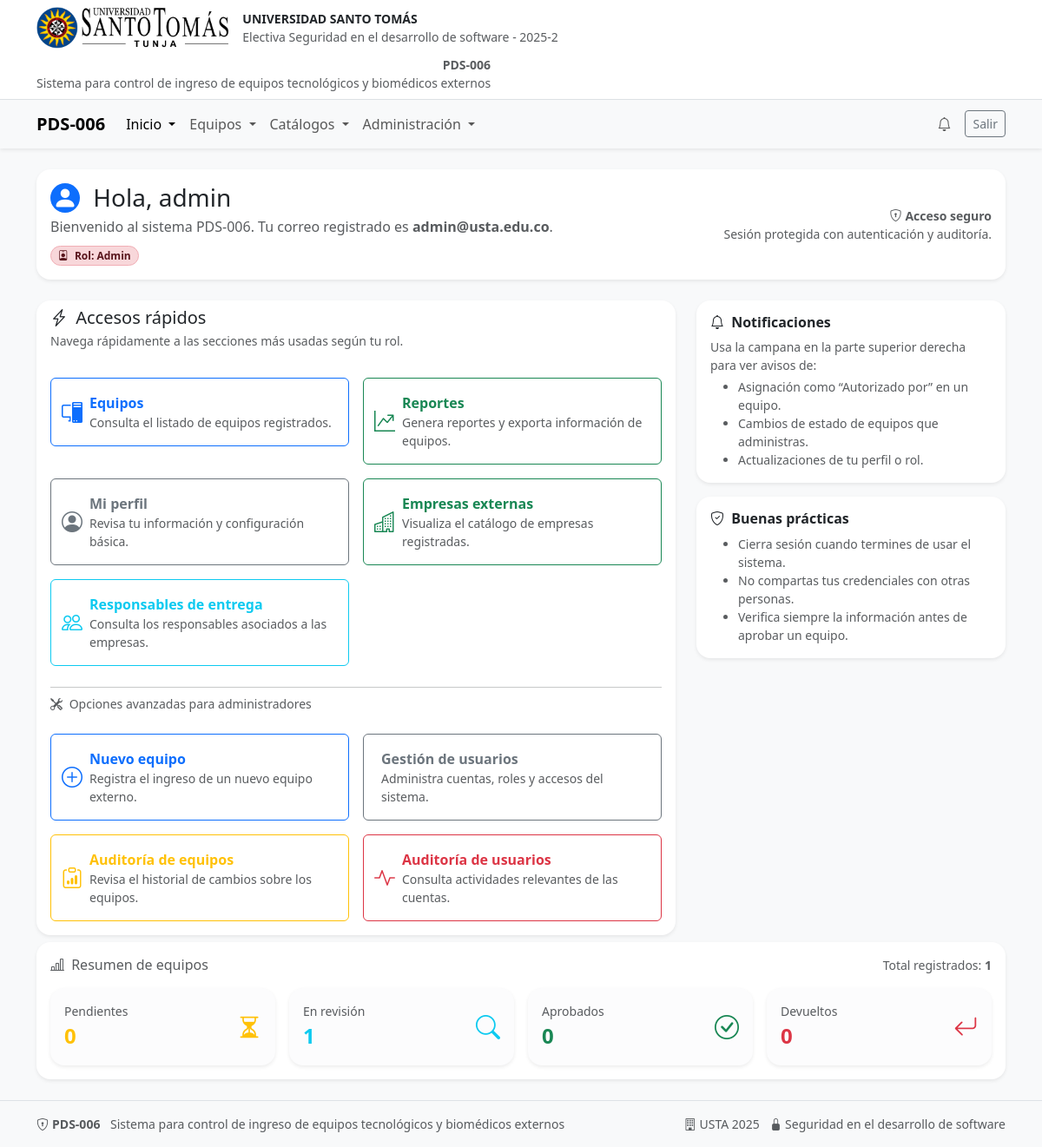
The app's page /dashboard (signed in) with its own data.
### models.py (models this page shows, shortened)
class Base(DeclarativeBase):  # para heredar en los modelos, es decir para hacer el mapeo ORM
    pass # pass es para indicar que no hay nada más que hacer aquí, es un marcador de posición.

class User(Base, UserMixin):
    __tablename__ = "users"
    id: Mapped[int] = mapped_column(Integer, primary_key=True, autoincrement=True)
    identificacion: Mapped[str] = mapped_column(
        String(30),
        unique=True,
        nullable=False,
        index=True
    )
    username: Mapped[str] = mapped_column(String(50), unique=True, nullable=False, index=True)
    email: Mapped[str] = mapped_column(String(120), unique=True, nullable=False, index=True)
    password_hash: Mapped[str] = mapped_column(String(255), nullable=False)
    role: Mapped[str] = mapped_column(
        Enum("admin", "usuario"),
        default="usuario",
        nullable=False
    )

### app.py (the view)
@app.route("/dashboard")
@login_required
def dashboard():
    db = SessionLocal()
    try:
        data = {
            "nombre": current_user.username,
            "correo": current_user.email,
        }
        total_equipos = db.query(func.count(Equipo.id)).scalar() or 0
        rows = (
            db.query(Equipo.estado, func.count(Equipo.id))
              .group_by(Equipo.estado)
              .all()
        )
        por_estado = {
            "pendiente": 0,
            "en_revision": 0,
            "aprobado": 0,
            "devuelto": 0,
        }
        for est, cnt in rows:
            if est in por_estado:
                por_estado[est] = cnt or 0
        metrics = {
            "total": total_equipos,
            "por_estado": por_estado,
        }
        return render_template("dashboard.html", data=data, metrics=metrics)
    finally:
        db.close()

### app.py (called while the page is built)
@login_manager.user_loader # carga el usuario a partir del ID almacenado en la sesión
def load_user(user_id):
    db = SessionLocal()
    try:
        return db.get(User, int(user_id))
    finally:
        db.close()

@app.teardown_appcontext # cerrar sesión de BD al terminar request
def remove_session(exception=None):
    SessionLocal.remove()

@app.context_processor
def inject_photo_url_helpers():
    def photo_url(kind: str, obj_id: int):
        path = f"uploads/{kind}_{obj_id}.png"
        full = os.path.join(app.static_folder, path)
        if os.path.exists(full):
            return url_for('static', filename=path)
        return url_for('static', filename='img/logo.png')
    return dict(photo_url=photo_url)

### templates/dashboard.html (shortened to what this page needs)
{% extends "base.html" %}
{% block content %}
<div class="row g-4">
  <div class="col-12">
    <div class="card shadow-sm border-0">
      <div class="card-body d-flex flex-column flex-md-row justify-content-between align-items-start align-items-md-center gap-3">
        <div>
          <h3 class="mb-1">
          <span class="d-inline-flex align-items-center justify-content-center bg-primary text-white rounded-circle me-2" style="width: 34px; height: 34px;">
          <i class="bi bi-person-fill"></i>
          </span>
          Hola, {{ data.nombre }}
          </h3>
          <p class="mb-2 text-muted">
            Bienvenido al sistema PDS-006. Tu correo registrado es
            <strong>{{ data.correo }}</strong>.
          </p>
          <span class="badge rounded-pill
                       {% if current_user.role == 'admin' %}bg-danger-subtle text-danger-emphasis border border-danger-subtle
                       {% else %}bg-primary-subtle text-primary-emphasis border border-primary-subtle{% endif %}">
            <i class="bi bi-person-badge me-1"></i>
            Rol: {{ current_user.role|capitalize }}
          </span>
        </div>
        <div class="text-muted small text-md-end">
          <div class="fw-semibold">
            <i class="bi bi-shield-lock me-1"></i>Acceso seguro
          </div>
          <div>Sesión protegida con autenticación y auditoría.</div>
        </div>
      </div>
    </div>
  </div>
  <div class="col-12 col-lg-8">
    <div class="card shadow-sm border-0 h-100">
      <div class="card-header bg-transparent border-0 pb-0">
        <h5 class="card-title mb-1">
          <i class="bi bi-lightning-charge me-1"></i> Accesos rápidos
        </h5>
        <p class="text-muted small mb-3">
          Navega rápidamente a las secciones más usadas según tu rol.
        </p>
      </div>
      <div class="card-body">
        <div class="row g-3">
          <div class="col-12 col-md-6">
            <a href="{{ url_for('equipos_index') }}"
               class="btn btn-outline-primary w-100 text-start d-flex align-items-center gap-2 py-3">
              <i class="bi bi-pc-display fs-4"></i>
              <div>
                <div class="fw-semibold">Equipos</div>
                <div class="small text-muted">
                  Consulta el listado de equipos registrados.
                </div>
              </div>
            </a>
          </div>
          <div class="col-12 col-md-6">
            <a href="{{ url_for('reportes') }}"
               class="btn btn-outline-success w-100 text-start d-flex align-items-center gap-2 py-3">
              <i class="bi bi-graph-up-arrow fs-4"></i>
              <div>
                <div class="fw-semibold">Reportes</div>
                <div class="small text-muted">
                  Genera reportes y exporta información de equipos.
                </div>
              </div>
            </a>
          </div>
          <div class="col-12 col-md-6">
            <a href="{{ url_for('perfil') }}"
               class="btn btn-outline-secondary w-100 text-start d-flex align-items-center gap-2 py-3">
              <i class="bi bi-person-circle fs-4"></i>
              <div>
                <div class="fw-semibold">Mi perfil</div>
                <div class="small text-muted">
                  Revisa tu información y configuración básica.
                </div>
              </div>
            </a>
          </div>
          <div class="col-12 col-md-6">
            <a href="{{ url_for('empresas_index') }}"
               class="btn btn-outline-success w-100 text-start d-flex align-items-center gap-2 py-3">
              <i class="bi bi-buildings fs-4"></i>
              <div>
                <div class="fw-semibold">Empresas externas</div>
                <div class="small text-muted">
                  Visualiza el catálogo de empresas registradas.
                </div>
              </div>
            </a>
          </div>
          <div class="col-12 col-md-6">
            <a href="{{ url_for('responsables_index') }}"
               class="btn btn-outline-info w-100 text-start d-flex align-items-center gap-2 py-3">
              <i class="bi bi-people fs-4"></i>
              <div>
                <div class="fw-semibold">Responsables de entrega</div>
                <div class="small text-muted">
                  Consulta los responsables asociados a las empresas.
                </div>
              </div>
            </a>
          </div>
          {% if current_user.role == 'admin' %}
          <div class="col-12">
            <hr class="my-2">
            <p class="text-muted small mb-2">
              <i class="bi bi-tools me-1"></i> Opciones avanzadas para administradores
            </p>
          </div>
          <div class="col-12 col-md-6">
            <a href="{{ url_for('equipos_create') }}"
               class="btn btn-outline-primary w-100 text-start d-flex align-items-center gap-2 py-3">
              <i class="bi bi-plus-circle fs-4"></i>
              <div>
                <div class="fw-semibold">Nuevo equipo</div>
                <div class="small text-muted">
                  Registra el ingreso de un nuevo equipo externo.
                </div>
              </div>
            </a>
          </div>
          <div class="col-12 col-md-6">
            <a href="{{ url_for('users_index') }}"
               class="btn btn-outline-secondary w-100 text-start d-flex align-items-center gap-2 py-3">
              <div>
                <div class="fw-semibold">Gestión de usuarios</div>
                <div class="small text-muted">
                  Administra cuentas, roles y accesos del sistema.
                </div>
              </div>
            </a>
          </div>
          <div class="col-12 col-md-6">
            <a href="{{ url_for('audit_equipos_admin') }}"
               class="btn btn-outline-warning w-100 text-start d-flex align-items-center gap-2 py-3">
              <i class="bi bi-clipboard-data fs-4"></i>
              <div>
                <div class="fw-semibold">Auditoría de equipos</div>
                <div class="small text-muted">
                  Revisa el historial de cambios sobre los equipos.
                </div>
              </div>
            </a>
          </div>
          <div class="col-12 col-md-6">
            <a href="{{ url_for('audit_admin') }}"
               class="btn btn-outline-danger w-100 text-start d-flex align-items-center gap-2 py-3">
              <i class="bi bi-activity fs-4"></i>
              <div>
                <div class="fw-semibold">Auditoría de usuarios</div>
                <div class="small text-muted">
                  Consulta actividades relevantes de las cuentas.
                </div>
              </div>
            </a>
          </div>
          {% endif %}
        </div>
      </div>
    </div>
  </div>
  <div class="col-12 col-lg-4">
    <div class="card shadow-sm border-0 mb-3">
      <div class="card-body">
        <h6 class="fw-semibold mb-2">
          <i class="bi bi-bell me-1"></i> Notificaciones
        </h6>
        <p class="small text-muted mb-1">
          Usa la campana en la parte superior derecha para ver avisos de:
        </p>
        <ul class="small text-muted mb-0">
          <li>Asignación como “Autorizado por” en un equipo.</li>
          <li>Cambios de estado de equipos que administras.</li>
          <li>Actualizaciones de tu perfil o rol.</li>
        </ul>
      </div>
    </div>
    <div class="card shadow-sm border-0">
      <div class="card-body">
        <h6 class="fw-semibold mb-2">
          <i class="bi bi-shield-check me-1"></i> Buenas prácticas
        </h6>
        <ul class="small text-muted mb-0">
          <li>Cierra sesión cuando termines de usar el sistema.</li>
          <li>No compartas tus credenciales con otras personas.</li>
          <li>Verifica siempre la información antes de aprobar un equipo.</li>
        </ul>
      </div>
    </div>
  </div>
<div class="col-12 mt-2">
  <div class="card shadow-sm border-0">
    <div class="card-body">
      <div class="d-flex justify-content-between align-items-center mb-3">
        <h6 class="text-muted mb-0">
          <i class="bi bi-bar-chart-line me-1"></i>
          Resumen de equipos
        </h6>
        <span class="small text-muted">
          Total registrados:
          <span class="fw-semibold">{{ metrics.total }}</span>
        </span>
      </div>
      <div class="row g-3">
        <div class="col-6 col-md-3">
          <div class="card border-0 shadow-sm h-100 bg-light-subtle">
            <div class="card-body py-3">
              <div class="d-flex justify-content-between align-items-center">
                <div>
                  <div class="small text-muted">Pendientes</div>
                  <div class="fs-4 fw-semibold text-warning">
                    {{ metrics.por_estado.pendiente }}
                  </div>
                </div>
                <i class="bi bi-hourglass-split fs-3 text-warning"></i>
              </div>
            </div>
          </div>
        </div>
        <div class="col-6 col-md-3">
          <div class="card border-0 shadow-sm h-100 bg-light-subtle">
            <div class="card-body py-3">
              <div class="d-flex justify-content-between align-items-center">
                <div>
                  <div class="small text-muted">En revisión</div>
                  <div class="fs-4 fw-semibold text-info">
                    {{ metrics.por_estado.en_revision }}
                  </div>
                </div>
                <i class="bi bi-search fs-3 text-info"></i>
              </div>
            </div>
          </div>
        </div>
        <div class="col-6 col-md-3">
          <div class="card border-0 shadow-sm h-100 bg-light-subtle">
            <div class="card-body py-3">
              <div class="d-flex justify-content-between align-items-center">
                <div>
                  <div class="small text-muted">Aprobados</div>
                  <div class="fs-4 fw-semibold text-success">
                    {{ metrics.por_estado.aprobado }}
                  </div>
                </div>
                <i class="bi bi-check-circle fs-3 text-success"></i>
              </div>
            </div>
          </div>
        </div>
        <div class="col-6 col-md-3">
          <div class="card border-0 shadow-sm h-100 bg-light-subtle">
            <div class="card-body py-3">
              <div class="d-flex justify-content-between align-items-center">
                <div>
                  <div class="small text-muted">Devueltos</div>
                  <div class="fs-4 fw-semibold text-danger">
                    {{ metrics.por_estado.devuelto }}
                  </div>
                </div>
                <i class="bi bi-arrow-return-left fs-3 text-danger"></i>
              </div>
            </div>
          </div>
        </div>
      </div>
    </div>
  </div>
</div>
</div>
{% endblock %}

### static/css/custom.css (style rules this page uses)
.card { border-radius: 1rem; }

### records on screen
User: nombre "admin", correo "admin@usta.edu.co", role "Admin"

### other values on screen
{{ metrics.total }} "1"
{{ metrics.por_estado.pendiente }} "0"
{{ metrics.por_estado.en_revision }} "1"
{{ metrics.por_estado.aprobado }} "0"
{{ metrics.por_estado.devuelto }} "0"
